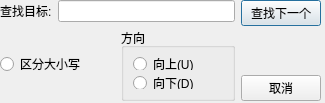
<?xml version="1.0" encoding="UTF-8"?>
<ui version="4.0">
 <class>SearchDialog</class>
 <widget class="QDialog" name="SearchDialog">
  <property name="geometry">
   <rect>
    <x>0</x>
    <y>0</y>
    <width>325</width>
    <height>103</height>
   </rect>
  </property>
  <property name="windowTitle">
   <string>查找</string>
  </property>
  <widget class="QWidget" name="">
   <property name="geometry">
    <rect>
     <x>0</x>
     <y>0</y>
     <width>321</width>
     <height>101</height>
    </rect>
   </property>
   <layout class="QHBoxLayout" name="horizontalLayout_4">
    <item>
     <layout class="QVBoxLayout" name="verticalLayout_4">
      <item>
       <layout class="QHBoxLayout" name="horizontalLayout">
        <item>
         <widget class="QLabel" name="label">
          <property name="text">
           <string>查找目标:</string>
          </property>
         </widget>
        </item>
        <item>
         <widget class="QLineEdit" name="searchText"/>
        </item>
       </layout>
      </item>
      <item>
       <layout class="QHBoxLayout" name="horizontalLayout_2">
        <item>
         <widget class="QRadioButton" name="cbCaseSensetive">
          <property name="text">
           <string>区分大小写</string>
          </property>
         </widget>
        </item>
        <item>
         <widget class="QGroupBox" name="groupBox">
          <property name="title">
           <string>方向</string>
          </property>
          <layout class="QVBoxLayout" name="verticalLayout_2">
           <item>
            <widget class="QRadioButton" name="rbUp">
             <property name="text">
              <string>向上(&amp;U)</string>
             </property>
            </widget>
           </item>
           <item>
            <widget class="QRadioButton" name="rbDown">
             <property name="text">
              <string>向下(&amp;D)</string>
             </property>
            </widget>
           </item>
          </layout>
         </widget>
        </item>
       </layout>
      </item>
     </layout>
    </item>
    <item>
     <layout class="QVBoxLayout" name="verticalLayout">
      <item>
       <widget class="QPushButton" name="btFindNext">
        <property name="text">
         <string>查找下一个</string>
        </property>
       </widget>
      </item>
      <item>
       <spacer name="verticalSpacer">
        <property name="orientation">
         <enum>Qt::Orientation::Vertical</enum>
        </property>
        <property name="sizeHint" stdset="0">
         <size>
          <width>20</width>
          <height>40</height>
         </size>
        </property>
       </spacer>
      </item>
      <item>
       <widget class="QPushButton" name="btCancel">
        <property name="text">
         <string>取消</string>
        </property>
       </widget>
      </item>
     </layout>
    </item>
   </layout>
  </widget>
 </widget>
 <resources/>
 <connections/>
</ui>
